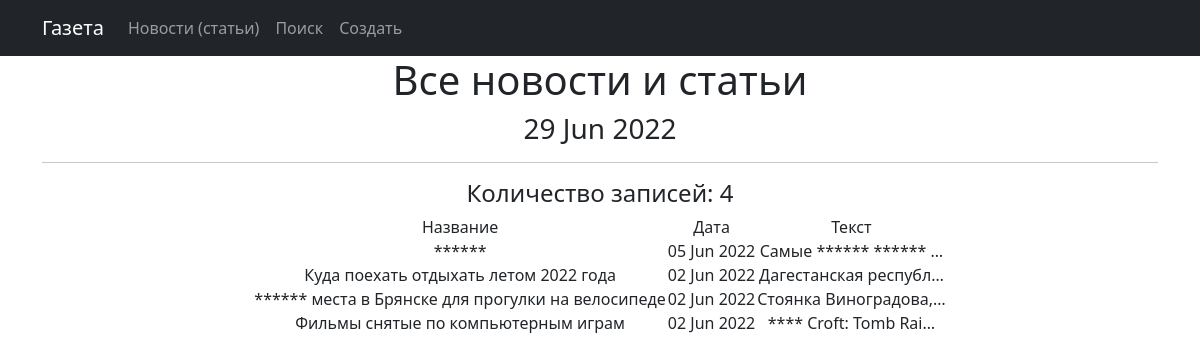
Before: /news/ with the older database file.
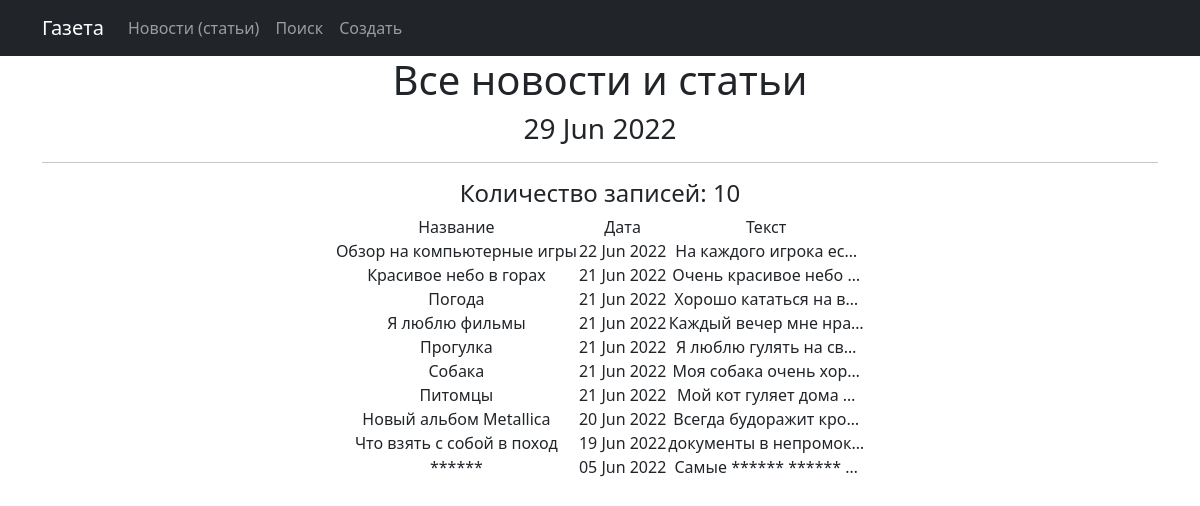
After: the same page with the newer database file.
### news/models.py (models this page shows, shortened)
class Post(models.Model):
    author = models.ForeignKey(Author, on_delete=models.CASCADE)
    NEWS = 'NW'
    ARTICLE = 'AR'
    Category_Choises = (
        (NEWS, 'Новость'),
        (ARTICLE, 'Статья'),
    )
    Category_Type = models.CharField(max_length=2, choices=Category_Choises, default=ARTICLE)
    dateCreation = models.DateTimeField(auto_now_add=True)
    postCategory = models.ManyToManyField(Category, through='PostCategory')
    title = models.CharField(max_length=128)
    text = models.TextField()
    rating = models.SmallIntegerField(default=0)

### news/views.py (the view)
# urls.py: path('', PostsList.as_view(), name='news'),
class PostsList(ListView):
    model = Post
    ordering = 'title'
    template_name = 'news.html'
    context_object_name = 'news'
    ordering = '-dateCreation'
    paginate_by = 10
    def get_queryset(self):
        queryset = super().get_queryset()
        self.filterset = PostFilter(self.request.GET, queryset)
        return self.filterset.qs
    def get_context_data(self, **kwargs):
        context = super().get_context_data(**kwargs)
        context['time_now'] = datetime.utcnow()
        context['next_sale'] = None
        context['filterset'] = self.filterset
        return context

### news/templatetags/custom_filters.py (called while the page is built)
@register.filter()
def censor(message: str):
    global string2
    ln = len(bad_words)
    censor = ''
    string = ''
    pattern = '*'
    for i in message:
        string += i
        string2 = string.lower()
        flag = 0
        for j in bad_words:
            if not string2 in j:
                flag += 1
            if string2 == j:
                censor += pattern * len(string)
                flag -= 1
                string = ''
        if flag == ln:
            censor += string
            string = ''
    if string2 != '' and string2 not in bad_words:
        censor += string
    elif string2 != '':
        censor += pattern * len(string)
    return censor

### news/templatetags/custom_tags.py (called while the page is built)
@register.simple_tag()
def current_time(format_string='%d %b %Y'):
    return datetime.utcnow().strftime(format_string)

### templates/news.html (shortened to what this page needs)
{% extends 'flatpages/default.html' %}
{% load custom_tags %}
{% load custom_filters %}
{% block content %}
<h1> Все новости и статьи</h1>
   <h3>{% current_time '%d %b %Y' %}</h3>
   <hr>
    {% if news %}
    <h4>Количество записей: {{ news | length }} </h4>
        <table style="margin-left: auto; margin-right: auto;">
           <tr>
           <tr>
               <td style="text-align: center;"> Название</td>
               <td style="text-align: center;">Дата</td>
               <td style="text-align: center;">Текст</td>
           </tr>
            {% for new in news %}
            <tr>
                <td style="text-align: center;"> {{new.title | censor}}</td>
                <td style="text-align: center;"> {{new.dateCreation|date:'d M Y'}}</td>
                <td style="text-align: center;"> {{new.text | censor | truncatechars:21}}</td>
            </tr>
            {% endfor %}
       </table>
    {% else %}
        <h2> Новостей и статей нет! </h2>
    {% endif %}
{% endblock content %}

Changed rows visible on the page:
no longer on this page (row unchanged): Post: title|censor "Куда поехать отдыхать летом 2022 года", dateCreation "02 Jun 2022", text|censor "Дагестанская республ…"
no longer on this page (row unchanged): Post: title|censor "****** места в Брянске для прогулки на велосипеде", dateCreation "02 Jun 2022", text|censor "Стоянка Виноградова,…"
no longer on this page (row unchanged): Post: title|censor "Фильмы снятые по компьютерным играм", dateCreation "02 Jun 2022", text|censor "**** Croft: Tomb Rai…"
added Post: title|censor "Обзор на компьютерные игры", dateCreation "22 Jun 2022", text|censor "На каждого игрока ес…"
added Post: title|censor "Красивое небо в горах", dateCreation "21 Jun 2022", text|censor "Очень красивое небо …"
added Post: title|censor "Погода", dateCreation "21 Jun 2022", text|censor "Хорошо кататься на в…"
added Post: title|censor "Я люблю фильмы", dateCreation "21 Jun 2022", text|censor "Каждый вечер мне нра…"
added Post: title|censor "Прогулка", dateCreation "21 Jun 2022", text|censor "Я люблю гулять на св…"
added Post: title|censor "Собака", dateCreation "21 Jun 2022", text|censor "Моя собака очень хор…"
added Post: title|censor "Питомцы", dateCreation "21 Jun 2022", text|censor "Мой кот гуляет дома …"
added Post: title|censor "Новый альбом Metallica", dateCreation "20 Jun 2022", text|censor "Всегда будоражит кро…"
added Post: title|censor "Что взять с собой в поход", dateCreation "19 Jun 2022", text|censor "документы в непромок…"
Other visible differences:
{{ news | length }}: "4" → "10"
